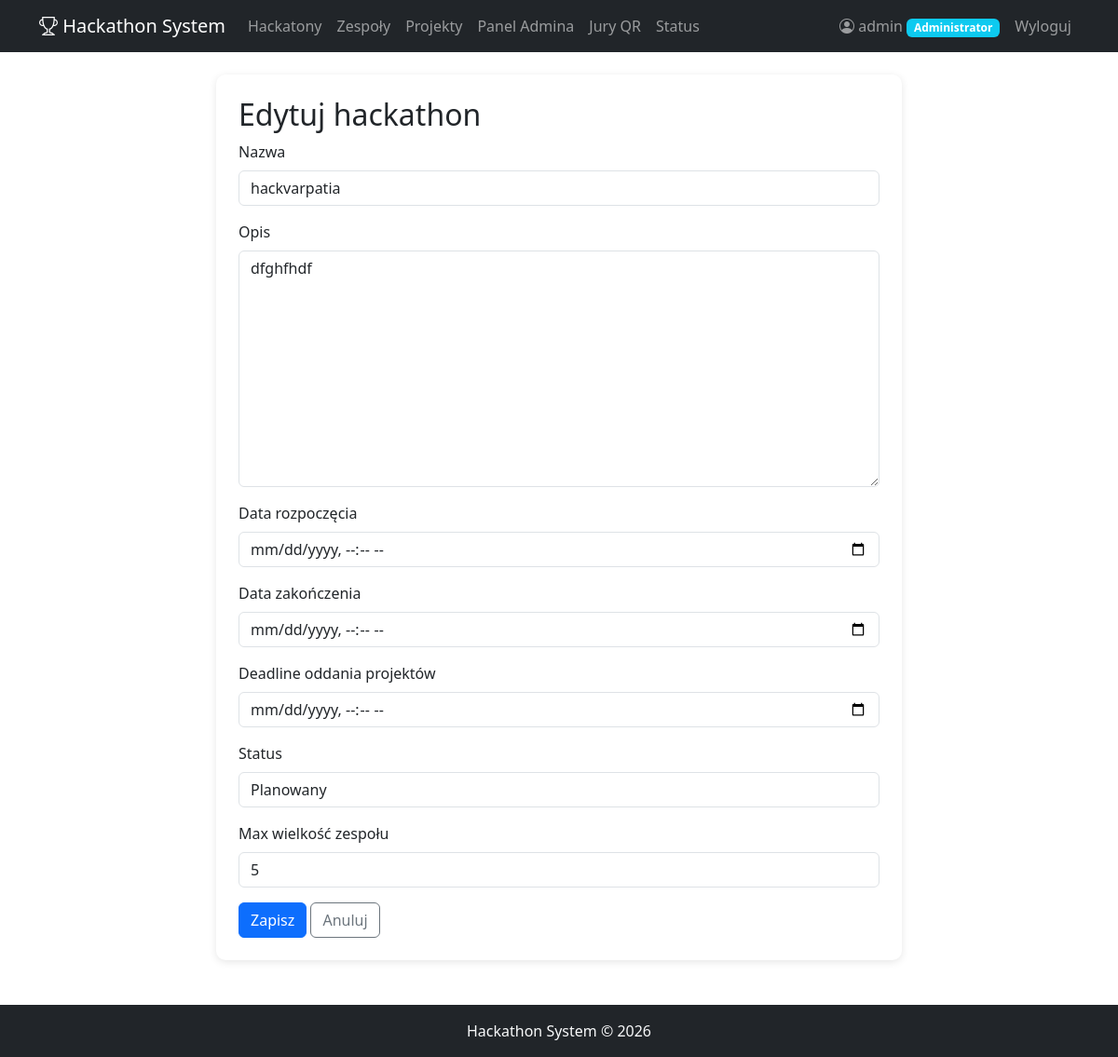
The page /hackathon/1/edit/ (signed in) on the database its author committed.
### accounts/models.py (models this page shows, shortened)
class UserProfile(models.Model):
    ROLE_CHOICES = [
        ('participant', 'Uczestnik'),
        ('jury', 'Jury'),
        ('admin', 'Administrator'),
    ]
    user = models.OneToOneField(User, on_delete=models.CASCADE, related_name='profile')
    role = models.CharField(max_length=20, choices=ROLE_CHOICES, default='participant')
    bio = models.TextField(blank=True)
    @property
    def is_admin(self):
        return self.role == 'admin'
    @property
    def is_jury(self):
        return self.role == 'jury'

### hackathon/models.py (models this page shows, shortened)
class Hackathon(models.Model):
    STATUS_CHOICES = [
        ('planned', 'Planowany'),
        ('active', 'Aktywny'),
        ('judging', 'Ocenianie'),
        ('finished', 'Zakończony'),
    ]
    name = models.CharField(max_length=200, verbose_name='Nazwa')
    description = models.TextField(verbose_name='Opis')
    date_start = models.DateTimeField(verbose_name='Data rozpoczęcia')
    date_end = models.DateTimeField(verbose_name='Data zakończenia')
    submit_deadline = models.DateTimeField(verbose_name='Deadline oddania projektów')
    status = models.CharField(max_length=20, choices=STATUS_CHOICES, default='planned', verbose_name='Status')
    max_team_size = models.PositiveIntegerField(default=5, verbose_name='Max wielkość zespołu')
    created_at = models.DateTimeField(auto_now_add=True)
    class Meta:
        ordering = ['-date_start']

### hackathon/views.py (the view)
    @login_required
    def wrapper(request, *args, **kwargs):
        if not hasattr(request.user, 'profile') or not request.user.profile.is_admin:
            messages.error(request, 'Brak uprawnień administratora.')
            return redirect('accounts:dashboard')
        return view_func(request, *args, **kwargs)

### hackathon/forms.py
class HackathonForm(forms.ModelForm):
    class Meta:
        model = Hackathon
        fields = ['name', 'description', 'date_start', 'date_end', 'submit_deadline', 'status', 'max_team_size']
        widgets = {
            'date_start': forms.DateTimeInput(attrs={'type': 'datetime-local', 'class': 'form-control'}),
            'date_end': forms.DateTimeInput(attrs={'type': 'datetime-local', 'class': 'form-control'}),
            'submit_deadline': forms.DateTimeInput(attrs={'type': 'datetime-local', 'class': 'form-control'}),
        }
    def __init__(self, *args, **kwargs):
        super().__init__(*args, **kwargs)
        for field in self.fields.values():
            if 'class' not in field.widget.attrs:
                field.widget.attrs['class'] = 'form-control'

### hackathon/views.py (called while the page is built)
def admin_required(view_func):
    @login_required
    def wrapper(request, *args, **kwargs):
        if not hasattr(request.user, 'profile') or not request.user.profile.is_admin:
            messages.error(request, 'Brak uprawnień administratora.')
            return redirect('accounts:dashboard')
        return view_func(request, *args, **kwargs)
    return wrapper

@admin_required
def hackathon_edit(request, pk):
    hackathon = get_object_or_404(Hackathon, pk=pk)
    if request.method == 'POST':
        form = HackathonForm(request.POST, instance=hackathon)
        if form.is_valid():
            form.save()
            messages.success(request, 'Hackathon zaktualizowany!')
            return redirect('hackathon:detail', pk=pk)
    else:
        form = HackathonForm(instance=hackathon)
    return render(request, 'hackathon/form.html', {'form': form, 'title': 'Edytuj hackathon'})

### hackathon/templates/hackathon/form.html (shortened to what this page needs)
{% extends 'base.html' %}
{% block content %}
<div class="row justify-content-center">
    <div class="col-md-8">
        <div class="card p-4">
            <h2>{{ title }}</h2>
            <form method="post">
                {% for field in form %}
                    <div class="mb-3">
                        <label for="{{ field.id_for_label }}" class="form-label">{{ field.label }}</label>
                        {{ field }}
                    </div>
                {% endfor %}
                <button type="submit" class="btn btn-primary">Zapisz</button>
                <a href="{% url 'hackathon:list' %}" class="btn btn-outline-secondary">Anuluj</a>
            </form>
        </div>
    </div>
</div>
{% endblock %}

### templates/base.html (shortened to what this page needs)
<!DOCTYPE html>
<html lang="pl">
<head>
    <link href="https://cdn.jsdelivr.net/npm/bootstrap@5.3.0/dist/css/bootstrap.min.css" rel="stylesheet">
    <link href="https://cdn.jsdelivr.net/npm/bootstrap-icons@1.10.0/font/bootstrap-icons.css" rel="stylesheet">
    {% load static %}
    <link rel="stylesheet" href="{% static 'css/style.css' %}">
</head>
<body>
    <nav class="navbar navbar-expand-lg navbar-dark bg-dark">
        <div class="container">
            <a class="navbar-brand" href="{% url 'home' %}">
                <i class="bi bi-trophy"></i> Hackathon System
            </a>
            <div class="collapse navbar-collapse" id="navbarNav">
                <ul class="navbar-nav me-auto">
                    <li class="nav-item">
                        <a class="nav-link" href="{% url 'hackathon:list' %}">Hackatony</a>
                    </li>
                    {% if user.is_authenticated %}
                        <li class="nav-item">
                            <a class="nav-link" href="{% url 'teams:list' %}">Zespoły</a>
                        </li>
                        <li class="nav-item">
                            <a class="nav-link" href="{% url 'projects:list' %}">Projekty</a>
                        </li>
                        {% if user.profile.is_admin %}
                            <li class="nav-item">
                                <a class="nav-link" href="{% url 'hackathon:admin_panel' %}">Panel Admina</a>
                            </li>
                            <li class="nav-item">
                                <a class="nav-link" href="{% url 'judging:jury_members_list' %}">Jury QR</a>
                            </li>
                            <li class="nav-item">
                                <a class="nav-link" href="{% url 'judging:hackathon_status_manage' %}">Status</a>
                            </li>
                        {% endif %}
                    {% endif %}
                </ul>
                <ul class="navbar-nav">
                    {% if user.is_authenticated %}
                        <li class="nav-item">
                            <a class="nav-link" href="{% url 'accounts:dashboard' %}">
                                <i class="bi bi-person-circle"></i> {{ user.username }}
                                <span class="badge bg-info">{{ user.profile.get_role_display }}</span>
                            </a>
                        </li>
                        <li class="nav-item">
                            <form method="post" action="{% url 'accounts:logout' %}" class="d-inline">
                                <button type="submit" class="nav-link btn btn-link">Wyloguj</button>
                            </form>
                        </li>
                    {% endif %}
                </ul>
            </div>
        </div>
    </nav>
    <div class="container mt-4">
        {% block content %}{% endblock %}
    </div>
    <footer class="bg-dark text-light py-3 mt-5">
        <div class="container text-center">
            <p class="mb-0">Hackathon System &copy; 2026</p>
        </div>
    </footer>
</body>
</html>

### static/css/style.css (style rules this page uses)
body { min-height: 100vh; display: flex; flex-direction: column; }
.container.mt-4 { flex: 1; }
.card { box-shadow: 0 2px 8px rgba(0,0,0,0.1); border: none; border-radius: 10px; transition: transform 0.2s; }
.badge { font-size: 0.75em; }

### rows shown on the page
Hackathon: form "hackvarpatia" "dfghfhdf" "Planowany" "5"

### other values the page prints
{{ user.username }} "admin"
{{ user.profile.get_role_display }} "Administrator"
{{ title }} "Edytuj hackathon"
{{ field.label }} "Nazwa" "Opis" "Data rozpoczęcia" "Data zakończenia" "Deadline oddania projektów" "Status" "Max wielkość zespołu"
